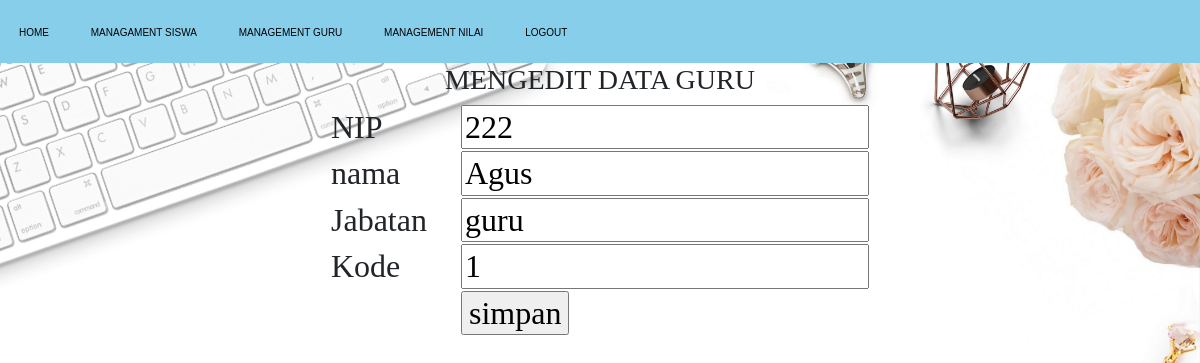
Screenshot of /editguru.php?kode=222 with the database file from the repository.
### tables this page shows
CREATE TABLE `guru` (
  `NIP` varchar(20) NOT NULL,
  `nama` varchar(30) NOT NULL,
  `jabatan` varchar(40) NOT NULL,
  `kode` varchar(11) NOT NULL
);

### editguru.php (the view, shortened to what this page needs)
<!DOCTYPE html>
<html lang="en">
<head>
    <link rel="stylesheet" href="bootstrap-5.2.3-dist/css/bootstrap.css">
</head>
<body>
<header>
        <ul>
        <li><a href="home.php">HOME</a></li>
            <li><a href="datasiswa.php">MANAGAMENT SISWA</a></li>
            <li><a href="dataguru.php">MANAGEMENT GURU</a></li>
            <li><a href="datanilai.php">MANAGEMENT NILAI</a></li>
            <li><a href="logout.php">LOGOUT</a></li>
        </ul>
    </header>
<?php
    include "koneksi.php";
    $sql=mysqli_query($koneksi,"select*from guru where NIP='$_GET[kode]'");
    $data=mysqli_fetch_array($sql);
?>
<h3 align="center">MENGEDIT DATA GURU<h2>
<form action="" method="post">
    <table align=center>
        <tr>
            <td width="130">NIP</td>
            <td><input type="text" name="NIP" value="<?php echo $data['NIP'];?>"></td>
        </tr>
        <tr>
            <td>nama</id>
            <td><input type="text" name="nama" value="<?php echo $data ['nama'];?>"></td>
        </tr>
        <tr>
            <td>Jabatan</id>
            <td><input type="text" name="jabatan" value="<?php echo $data ['jabatan'];?>"></td>
        </tr>
        <tr>
            <td>Kode</id>
            <td><input type="text" name="kode" value="<?php echo $data ['kode'];?>"></td>
        </tr>
        <tr>
            <td></td>
            <td><input type="submit" value="simpan" name="proses"></td>
</tr>
    </table>
</form>
</html>
</body>

### editguru.php (style rules this page uses)
body { padding : 0; margin : 0; font-size:15px; background-image: url("img/pexels-brand-&-palms-768938.jpg"); background-size:cover; font-family:times; }
ul { list-style-type:none; margin:0; padding:0; overflow:hidden; background-color:rgb(135, 206, 235); position:sticky; }
li { margin:auto; padding: 20px 19px; display: inline-block; }
a { color:black; text-decoration:none; font-size:10px; font-family:sans-serif; }

### rows the page displays
guru: NIP "222", nama "Agus", jabatan "guru", kode "1"
